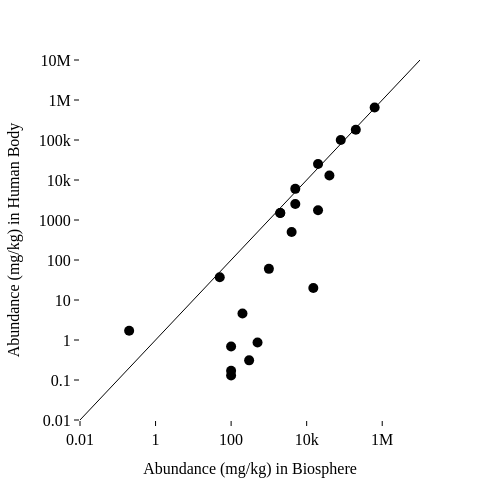

The notebook cell this image was saved under:
### Markdown cell above
### Plotting Comparison of Biological Data Sets

The plot below plots the elemental abundance in humans [data set from Wikipedia](https://en.wikipedia.org/wiki/Composition_of_the_human_body) against the data set for biomass from Harte.

### Code cell
# make the plot again but make it interactive using plotly express so that mouseover reveals elemnt symbol
# set size of plot to 4x4 inches and use log scale for y-axis to better visualize the relationship between abundance and atomic number, especially for elements with low abundance.

import plotly.express as px

fig = px.scatter(final_df2, 
                x="biomass", 
                y="human_ppm",
                width=500, height=500, 
                hover_data=["symbol"], 
                log_y=True, log_x=True, 
                )


fig.update_traces(
    customdata=final_df2[["name"]],
    hovertemplate=
    "human: %{x:,}<br>" +
    "biomass: %{y:,}<br>" +
    "Sample: %{customdata[0]}<extra></extra>"
    )

fig.update_traces(
    mode="markers",
    marker=dict(size=10, color="black", opacity=1,),
    line=None,
    selector=dict(mode="markers")
    )

# add a line y = x to the plot to show where the points would lie if the abundance 
# in the biosphere was equal to the abundance in the crust. 
trace = px.line(final_df, x=[1e-6, 1e7], y=[1e-6, 1e7]).data[0]
trace.update(
    line=dict(color="black",
              width=1,
              dash="solid"),   # "solid", "dash", "dot", "dashdot"
              opacity=1,
              name="x = y")
fig.add_trace(trace)


range = [-2,7]
# Style the plot using tufte style
fig.update_layout(
    template="simple_white",
    font=dict(
        family="Palatino, Garamond, Computer Modern, Times New Roman",     # e.g. "Times New Roman", "Helvetica", "Computer Modern"
        size=16,
        color="black"
    ),
    title = None,
    title_font_size=14,
    xaxis_title="Abundance (mg/kg) in Biosphere",
    yaxis_title="Abundance (mg/kg) in Human Body",
    xaxis_title_font_size=16,
    yaxis_title_font_size=16,
    xaxis=dict(
        showline=False,
        linewidth=1,
        linecolor='black',
        ticks='outside',
        tickwidth=1,
        tickcolor='black',
        ticklen=5,
        range=range
    ),
    yaxis=dict(
        showline=False,
        linewidth=1,
        linecolor='black',
        ticks='outside',
        tickwidth=1,
        tickcolor='black',
        ticklen=5,
        range=range,
    )
)

fig.write_html("plot_abundance_human_biosphere.html", include_plotlyjs="cdn")
fig.show()

### Figure 1 — Plotly figure (JSON) as saved in the notebook; plotly's stock layout.template omitted (floating-point values rounded to 4 significant figures)
{"data": [{"customdata": [["Oxygen"], ["Carbon"], ["Hydrogen"], ["Nitrogen"], ["Calcium"], ["Phosphorus"], ["Potassium"], ["Sulfur"], ["Sodium"], ["Chlorine"], ["Magnesium"], ["Iron "], ["Fluorine"], ["Zinc"], ["Silicon"], ["Strontium"], ["Bromine"], ["Lead"], ["Copper"], ["Aluminium"], ["Barium"], ["Titanium"], ["Boron"], ["Nickel"], ["Chromium"], ["Manganese"], ["Arsenic"], ["Mercury"], ["Vanadium"], ["Uranium"]], "hovertemplate": "human: %{x:,}<br>biomass: %{y:,}<br>Sample: %{customdata[0]}<extra></extra>", "legendgroup": "", "line": {}, "marker": {"color": "black", "opacity": 1, "size": 10, "symbol": "circle"}, "mode": "markers", "name": "", "orientation": "v", "showlegend": false, "type": "scatter", "x": [630000.0, 200000.0, 80000.0, 20000.0, 40000.0, 5000.0, 20000.0, 5000.0, 2000.0, 2000.0, 4000.0, 1000.0, 50.0, NaN, 15000.0, 200.0, NaN, 0.2, NaN, 500.0, 300.0, 100.0, 100.0, NaN, NaN, 100.0, NaN, NaN, NaN, NaN], "xaxis": "x", "y": [650000.0, 180000.0, 100000.0, 25000.0, 13000.0, 6000.0, 1750.0, 2500.0, 1500.0, 1500.0, 500.0, 60.0, 37.0, 32.0, 20.0, 4.6, 2.9, 1.7, 1.0, 0.87, 0.31, 0.13, 0.69, 0.14, 0.024, 0.17, 0.26, 0.19, 0.26, NaN], "yaxis": "y"}, {"hovertemplate": "x=%{x}<br>y=%{y}<extra></extra>", "legendgroup": "", "line": {"color": "black", "dash": "solid", "width": 1}, "marker": {"symbol": "circle"}, "mode": "lines", "name": "x = y", "opacity": 1, "orientation": "v", "showlegend": false, "type": "scatter", "x": [1e-06, 10000000.0], "xaxis": "x", "y": [1e-06, 10000000.0], "yaxis": "y"}], "layout": {"font": {"color": "black", "family": "Palatino, Garamond, Computer Modern, Times New Roman", "size": 16}, "height": 500, "legend": {"tracegroupgap": 0}, "margin": {"t": 60}, "title": {"font": {"size": 14}}, "width": 500, "xaxis": {"anchor": "y", "domain": [0, 1], "linecolor": "black", "linewidth": 1, "range": [-2, 7], "showline": false, "tickcolor": "black", "ticklen": 5, "ticks": "outside", "tickwidth": 1, "title": {"font": {"size": 16}, "text": "Abundance (mg/kg) in Biosphere"}, "type": "log"}, "yaxis": {"anchor": "x", "domain": [0, 1], "linecolor": "black", "linewidth": 1, "range": [-2, 7], "showline": false, "tickcolor": "black", "ticklen": 5, "ticks": "outside", "tickwidth": 1, "title": {"font": {"size": 16}, "text": "Abundance (mg/kg) in Human Body"}, "type": "log"}}}
